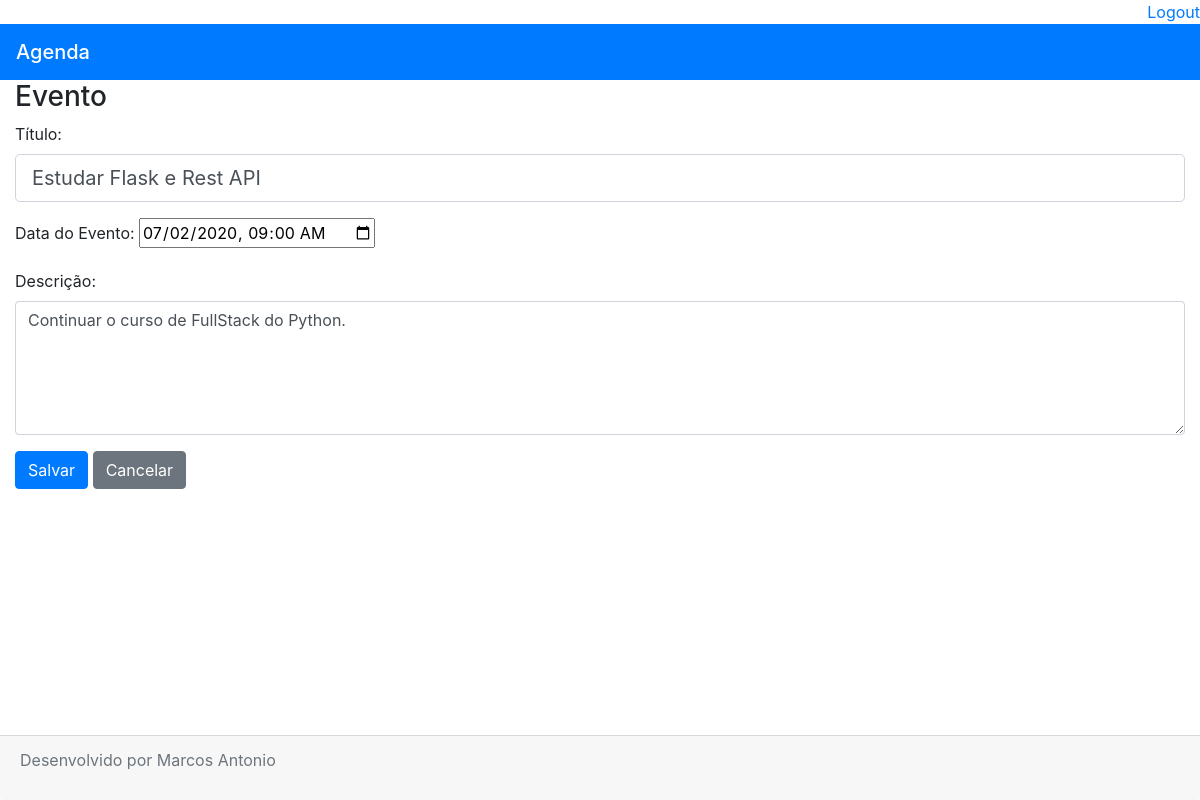
/agenda/evento/?id=3 (signed in), run on the app's committed database.
### core/models.py (models this page shows, shortened)
class Evento(models.Model):
    titulo = models.CharField(max_length=100, verbose_name='Título')
    descricao = models.TextField(blank=True, null=True, verbose_name='Descrição')
    data_evento = models.DateTimeField(verbose_name='Data do Evento')
    data_criacao = models.DateTimeField(auto_now=True, verbose_name='Data de Criação')
    usuario = models.ForeignKey(User, on_delete=models.CASCADE)
    class Meta:
        db_table = 'evento'
    def get_data_input_evento(self):
        return self.data_evento.strftime('%Y-%m-%dT%H:%M')

### core/views.py (the view)
# urls.py: path('agenda/evento/', views.evento),
@login_required(login_url='/login/')
def evento(request):
    id_evento = request.GET.get('id')
    dados = {}
    if id_evento:
        dados['evento'] = Evento.objects.get(id=id_evento)
    return render(request, 'evento.html', dados)

### templates/evento.html (shortened to what this page needs)
{% extends "model-page.html" %}
{% block content %}
<form action="submit" method="POST">{% csrf_token %}
    <div class="container-fluid">
        <h3>Evento</h3>
        <div class="form-group">
            <label>Título: </label>
            <input class="form-control form-control-lg" type="text" name="titulo"  value="{{ evento.titulo }}">
        </div>
        <div class="form-group">
            <label>Data do Evento: </label>
            <input type="datetime-local" name="data_evento" value="{{ evento.get_data_input_evento }}">
        </div>
        <div class="form-group">
            <label>Descrição: </label>
            <textarea class="form-control" name="descricao" rows="5">{{ evento.descricao }}</textarea>
        </div>
        <button class="btn btn-primary" type="submit">Salvar</button>
        <a href="/">
            <button class="btn btn-secondary" type="button">Cancelar</button>
        </a>
    </div>
</form>
{% endblock %}

### data on the page
Evento: titulo "Estudar Flask e Rest API", data_evento "07/02/2020 09:00", descricao "Continuar o curso de FullStack do Python."
